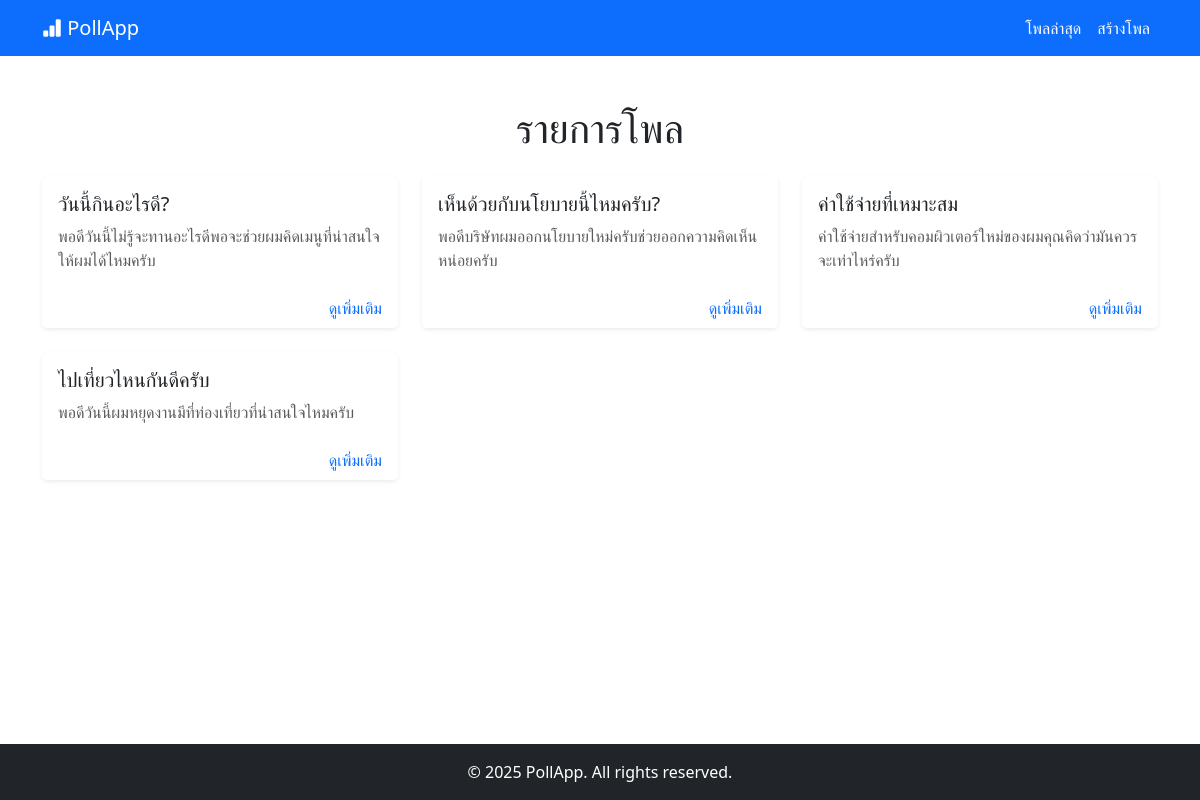
The page / on the database its author committed.
### myapp/models.py (models this page shows, shortened)
class Poll(models.Model):
    title = models.CharField(max_length=200, default='Untitled Poll')
    question = models.CharField(max_length=200)
    created_at = models.DateTimeField(auto_now_add=True)

### myapp/views.py (the view)
# urls.py: path('', views.home, name='home'),
def home(request):
    polls = Poll.objects.all().prefetch_related('options')
    for poll in polls:
        total_votes = sum(option.votes for option in poll.options.all())
        poll.total_votes = total_votes
        for option in poll.options.all():
            option.percentage = round((option.votes / total_votes) * 100, 1) if total_votes > 0 else 0
    return render(request, 'index.html', {'polls': polls})

### myapp/templates/index.html (shortened to what this page needs)
{% extends "base.html" %}
{% block title %}
<div class="container my-5">
  <h1 class="mb-4 text-center">รายการโพล</h1>
  {% if polls %}
    <div class="row row-cols-1 row-cols-md-2 row-cols-lg-3 g-4">
      {% for poll in polls %}
        <div class="col">
          <div class="card h-100 shadow-sm border-0" role="button" data-bs-toggle="modal" data-bs-target="#pollModal{{ poll.id }}">
            <div class="card-body">
              <h5 class="card-title">{{ poll.title }}</h5>
              <p class="card-text text-muted">{{ poll.question|truncatechars:80 }}</p>
            </div>
            <div class="card-footer text-end bg-white border-0">
              <span class="text-primary">ดูเพิ่มเติม</span>
            </div>
          </div>
        </div>
      {% endfor %}
    </div>
  {% else %}
    <div class="text-center my-5">
      <h4 class="text-muted">ไม่พบโพลอื่นๆที่น่าสนใจ ถ้าหากคุณต้องการสร้างโพลใหม่ โปรดสร้างโพลเลย!</h4>
      <a href="post/" class="btn btn-primary btn-lg btn-block">+ สร้างโพลของคุณ</a>
    </div>
  {% endif %}
</div>
{% endblock %}

### myapp/templates/base.html (shortened to what this page needs)
<!DOCTYPE html>
<html lang="th">
<head>
  <link href="https://cdn.jsdelivr.net/npm/bootstrap@5.3.3/dist/css/bootstrap.min.css" rel="stylesheet"/>
  <link rel="stylesheet" href="https://cdn.jsdelivr.net/npm/bootstrap-icons@1.10.5/font/bootstrap-icons.css"/>
</head>
<body class="d-flex flex-column min-vh-100">
    <nav class="navbar navbar-expand-lg navbar-dark bg-primary">
    <div class="container">
        <a class="navbar-brand" href="/"><i class="bi bi-bar-chart-fill"></i> PollApp</a>
        <div class="collapse navbar-collapse justify-content-end" id="navbarNavAltMarkup">
        <div class="navbar-nav">
            <a class="nav-link active" href="/">โพลล่าสุด</a>
            <a class="nav-link active" href="/post">สร้างโพล</a>
        </div>
        </div>
    </div>
    </nav>
    <div class="flex-fill">
        {% block title %}
        {% endblock %}
    </div>
    <footer class="bg-dark text-white text-center py-3 mt-auto">
        <p class="mb-0">&copy; 2025 PollApp. All rights reserved.</p>
    </footer>
</body>
</html>

### rows shown on the page
Poll: title "วันนี้กินอะไรดี?", question "พอดีวันนี้ไม่รู้จะทานอะไรดีพอจะช่วยผมคิดเมนูที่น่าสนใจให้ผมได้ไหมครับ"
Poll: title "เห็นด้วยกับนโยบายนี้ไหมครับ?", question "พอดีบริษัทผมออกนโยบายใหม่ครับช่วยออกความคิดเห็นหน่อยครับ"
Poll: title "ค่าใช้จ่ายที่เหมาะสม", question "ค่าใช้จ่ายสำหรับคอมผิวเตอร์ใหม่ของผมคุณคิดว่ามันควรจะเท่าไหร่ครับ"
Poll: title "ไปเที่ยวไหนกันดีครับ", question "พอดีวันนี้ผมหยุดงานมีที่ท่องเที่ยวที่น่าสนใจไหมครับ"
